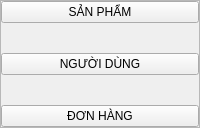
        <widget class="QFrame" name="frame_left_menu">
         <property name="styleSheet">
          <string notr="true"/>
         </property>
         <property name="frameShape">
          <enum>QFrame::StyledPanel</enum>
         </property>
         <property name="frameShadow">
          <enum>QFrame::Raised</enum>
         </property>
         <layout class="QVBoxLayout" name="verticalLayout_2">
          <property name="spacing">
           <number>30</number>
          </property>
          <property name="leftMargin">
           <number>0</number>
          </property>
          <property name="topMargin">
           <number>0</number>
          </property>
          <property name="rightMargin">
           <number>0</number>
          </property>
          <property name="bottomMargin">
           <number>0</number>
          </property>
          <item>
           <widget class="QPushButton" name="homeButton">
            <property name="cursor">
             <cursorShape>OpenHandCursor</cursorShape>
            </property>
            <property name="styleSheet">
             <string notr="true">font: 75 14pt &quot;MS Shell Dlg 2&quot;;
COLOR:rgb(255, 255, 255);
QPushButton#homeButton:hover{
	
	background-color: rgb(255, 255, 255);
	color: rgb(0, 0, 0);
}
</string>
            </property>
            <property name="text">
             <string>SẢN PHẨM</string>
            </property>
            <property name="icon">
             <iconset resource="icon.qrc">
              <normaloff>:/newPrefix/feather (1)/home.svg</normaloff>:/newPrefix/feather (1)/home.svg</iconset>
            </property>
            <property name="iconSize">
             <size>
              <width>40</width>
              <height>40</height>
             </size>
            </property>
           </widget>
          </item>
          <item>
           <widget class="QPushButton" name="profileButton">
            <property name="cursor">
             <cursorShape>OpenHandCursor</cursorShape>
            </property>
            <property name="styleSheet">
             <string notr="true">font: 75 14pt &quot;MS Shell Dlg 2&quot;;
COLOR:rgb(255, 255, 255);
QPushButton#profileButton:hover{
	background-color: qlineargradient(spread:pad, x1:0, y1:0.505682, x2:1, y2:0.477, stop:0 rgba(150, 123, 111, 219), stop:1 rgba(85, 81, 84, 226));
}</string>
            </property>
            <property name="text">
             <string>NGƯỜI DÙNG</string>
            </property>
            <property name="icon">
             <iconset resource="icon.qrc">
              <normaloff>:/newPrefix/feather (1)/user.svg</normaloff>:/newPrefix/feather (1)/user.svg</iconset>
            </property>
            <property name="iconSize">
             <size>
              <width>40</width>
              <height>40</height>
             </size>
            </property>
           </widget>
          </item>
          <item>
           <widget class="QPushButton" name="cartButton">
            <property name="cursor">
             <cursorShape>OpenHandCursor</cursorShape>
            </property>
            <property name="styleSheet">
             <string notr="true">font: 75 14pt &quot;MS Shell Dlg 2&quot;;
COLOR:rgb(255, 255, 255);
QPushButton#cartButton:hover{
	background-color: qlineargradient(spread:pad, x1:0, y1:0.505682, x2:1, y2:0.477, stop:0 rgba(150, 123, 111, 219), stop:1 rgba(85, 81, 84, 226));
}</string>
            </property>
            <property name="text">
             <string>ĐƠN HÀNG</string>
            </property>
            <property name="icon">
             <iconset resource="icon.qrc">
              <normaloff>:/newPrefix/feather (1)/shopping-cart.svg</normaloff>:/newPrefix/feather (1)/shopping-cart.svg</iconset>
            </property>
            <property name="iconSize">
             <size>
              <width>40</width>
              <height>40</height>
             </size>
            </property>
           </widget>
          </item>
         </layout>
        </widget>
